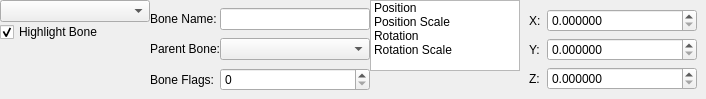
<?xml version="1.0" encoding="UTF-8"?>
<ui version="4.0">
 <class>ui::assets::studiomodel::StudioModelBonesPanel</class>
 <widget class="QWidget" name="ui::assets::studiomodel::StudioModelBonesPanel">
  <property name="geometry">
   <rect>
    <x>0</x>
    <y>0</y>
    <width>705</width>
    <height>90</height>
   </rect>
  </property>
  <property name="windowTitle">
   <string>Form</string>
  </property>
  <layout class="QGridLayout" name="gridLayout">
   <property name="leftMargin">
    <number>0</number>
   </property>
   <property name="topMargin">
    <number>0</number>
   </property>
   <property name="rightMargin">
    <number>0</number>
   </property>
   <property name="bottomMargin">
    <number>0</number>
   </property>
   <property name="spacing">
    <number>0</number>
   </property>
   <item row="0" column="0">
    <widget class="QComboBox" name="Bones">
     <property name="sizePolicy">
      <sizepolicy hsizetype="Fixed" vsizetype="Fixed">
       <horstretch>0</horstretch>
       <verstretch>0</verstretch>
      </sizepolicy>
     </property>
     <property name="minimumSize">
      <size>
       <width>150</width>
       <height>0</height>
      </size>
     </property>
     <property name="maximumSize">
      <size>
       <width>150</width>
       <height>16777215</height>
      </size>
     </property>
    </widget>
   </item>
   <item row="4" column="0">
    <spacer name="verticalSpacer_2">
     <property name="orientation">
      <enum>Qt::Vertical</enum>
     </property>
     <property name="sizeHint" stdset="0">
      <size>
       <width>20</width>
       <height>0</height>
      </size>
     </property>
    </spacer>
   </item>
   <item row="0" column="2" rowspan="3">
    <widget class="QListWidget" name="BonePropertyList">
     <property name="sizePolicy">
      <sizepolicy hsizetype="Fixed" vsizetype="Minimum">
       <horstretch>0</horstretch>
       <verstretch>0</verstretch>
      </sizepolicy>
     </property>
     <property name="minimumSize">
      <size>
       <width>150</width>
       <height>0</height>
      </size>
     </property>
     <property name="maximumSize">
      <size>
       <width>150</width>
       <height>16777215</height>
      </size>
     </property>
     <property name="verticalScrollBarPolicy">
      <enum>Qt::ScrollBarAlwaysOff</enum>
     </property>
     <property name="horizontalScrollBarPolicy">
      <enum>Qt::ScrollBarAlwaysOff</enum>
     </property>
     <property name="sizeAdjustPolicy">
      <enum>QAbstractScrollArea::AdjustToContentsOnFirstShow</enum>
     </property>
     <item>
      <property name="text">
       <string>Position</string>
      </property>
     </item>
     <item>
      <property name="text">
       <string>Position Scale</string>
      </property>
     </item>
     <item>
      <property name="text">
       <string>Rotation</string>
      </property>
     </item>
     <item>
      <property name="text">
       <string>Rotation Scale</string>
      </property>
     </item>
    </widget>
   </item>
   <item row="0" column="4">
    <spacer name="horizontalSpacer">
     <property name="orientation">
      <enum>Qt::Horizontal</enum>
     </property>
     <property name="sizeHint" stdset="0">
      <size>
       <width>0</width>
       <height>20</height>
      </size>
     </property>
    </spacer>
   </item>
   <item row="1" column="0">
    <widget class="QCheckBox" name="HighlightBone">
     <property name="text">
      <string>Highlight Bone</string>
     </property>
     <property name="checked">
      <bool>true</bool>
     </property>
    </widget>
   </item>
   <item row="0" column="1" rowspan="4">
    <layout class="QGridLayout" name="gridLayout_2">
     <item row="0" column="0">
      <widget class="QLabel" name="label">
       <property name="sizePolicy">
        <sizepolicy hsizetype="Fixed" vsizetype="Preferred">
         <horstretch>0</horstretch>
         <verstretch>0</verstretch>
        </sizepolicy>
       </property>
       <property name="text">
        <string>Bone Name:</string>
       </property>
      </widget>
     </item>
     <item row="1" column="0">
      <widget class="QLabel" name="label_2">
       <property name="sizePolicy">
        <sizepolicy hsizetype="Fixed" vsizetype="Preferred">
         <horstretch>0</horstretch>
         <verstretch>0</verstretch>
        </sizepolicy>
       </property>
       <property name="text">
        <string>Parent Bone:</string>
       </property>
      </widget>
     </item>
     <item row="2" column="0">
      <widget class="QLabel" name="label_3">
       <property name="sizePolicy">
        <sizepolicy hsizetype="Fixed" vsizetype="Preferred">
         <horstretch>0</horstretch>
         <verstretch>0</verstretch>
        </sizepolicy>
       </property>
       <property name="text">
        <string>Bone Flags:</string>
       </property>
      </widget>
     </item>
     <item row="0" column="1">
      <widget class="QLineEdit" name="BoneName">
       <property name="sizePolicy">
        <sizepolicy hsizetype="Fixed" vsizetype="Fixed">
         <horstretch>0</horstretch>
         <verstretch>0</verstretch>
        </sizepolicy>
       </property>
       <property name="minimumSize">
        <size>
         <width>150</width>
         <height>0</height>
        </size>
       </property>
       <property name="maximumSize">
        <size>
         <width>150</width>
         <height>16777215</height>
        </size>
       </property>
      </widget>
     </item>
     <item row="1" column="1">
      <widget class="QComboBox" name="ParentBone">
       <property name="sizePolicy">
        <sizepolicy hsizetype="Fixed" vsizetype="Fixed">
         <horstretch>0</horstretch>
         <verstretch>0</verstretch>
        </sizepolicy>
       </property>
       <property name="minimumSize">
        <size>
         <width>150</width>
         <height>0</height>
        </size>
       </property>
       <property name="maximumSize">
        <size>
         <width>150</width>
         <height>16777215</height>
        </size>
       </property>
      </widget>
     </item>
     <item row="2" column="1">
      <widget class="QSpinBox" name="BoneFlags">
       <property name="sizePolicy">
        <sizepolicy hsizetype="Fixed" vsizetype="Fixed">
         <horstretch>0</horstretch>
         <verstretch>0</verstretch>
        </sizepolicy>
       </property>
       <property name="minimumSize">
        <size>
         <width>150</width>
         <height>0</height>
        </size>
       </property>
       <property name="maximumSize">
        <size>
         <width>150</width>
         <height>16777215</height>
        </size>
       </property>
      </widget>
     </item>
    </layout>
   </item>
   <item row="2" column="0" rowspan="2">
    <spacer name="verticalSpacer">
     <property name="orientation">
      <enum>Qt::Vertical</enum>
     </property>
     <property name="sizeType">
      <enum>QSizePolicy::Expanding</enum>
     </property>
     <property name="sizeHint" stdset="0">
      <size>
       <width>20</width>
       <height>0</height>
      </size>
     </property>
    </spacer>
   </item>
   <item row="0" column="3" rowspan="4">
    <widget class="QStackedWidget" name="BonePropertyStack">
     <property name="sizePolicy">
      <sizepolicy hsizetype="Fixed" vsizetype="Minimum">
       <horstretch>0</horstretch>
       <verstretch>0</verstretch>
      </sizepolicy>
     </property>
     <property name="currentIndex">
      <number>0</number>
     </property>
     <widget class="QWidget" name="page">
      <property name="sizePolicy">
       <sizepolicy hsizetype="Preferred" vsizetype="Preferred">
        <horstretch>0</horstretch>
        <verstretch>0</verstretch>
       </sizepolicy>
      </property>
      <layout class="QGridLayout" name="gridLayout_3">
       <item row="1" column="0">
        <widget class="QLabel" name="label_5">
         <property name="sizePolicy">
          <sizepolicy hsizetype="Fixed" vsizetype="Preferred">
           <horstretch>0</horstretch>
           <verstretch>0</verstretch>
          </sizepolicy>
         </property>
         <property name="text">
          <string>Y:</string>
         </property>
        </widget>
       </item>
       <item row="0" column="1">
        <widget class="QDoubleSpinBox" name="PositionX">
         <property name="sizePolicy">
          <sizepolicy hsizetype="Fixed" vsizetype="Fixed">
           <horstretch>0</horstretch>
           <verstretch>0</verstretch>
          </sizepolicy>
         </property>
         <property name="minimumSize">
          <size>
           <width>150</width>
           <height>0</height>
          </size>
         </property>
         <property name="maximumSize">
          <size>
           <width>150</width>
           <height>16777215</height>
          </size>
         </property>
         <property name="decimals">
          <number>6</number>
         </property>
        </widget>
       </item>
       <item row="0" column="0">
        <widget class="QLabel" name="label_4">
         <property name="sizePolicy">
          <sizepolicy hsizetype="Fixed" vsizetype="Preferred">
           <horstretch>0</horstretch>
           <verstretch>0</verstretch>
          </sizepolicy>
         </property>
         <property name="text">
          <string>X:</string>
         </property>
        </widget>
       </item>
       <item row="2" column="0">
        <widget class="QLabel" name="label_6">
         <property name="sizePolicy">
          <sizepolicy hsizetype="Fixed" vsizetype="Preferred">
           <horstretch>0</horstretch>
           <verstretch>0</verstretch>
          </sizepolicy>
         </property>
         <property name="text">
          <string>Z:</string>
         </property>
        </widget>
       </item>
       <item row="1" column="1">
        <widget class="QDoubleSpinBox" name="PositionY">
         <property name="sizePolicy">
          <sizepolicy hsizetype="Fixed" vsizetype="Fixed">
           <horstretch>0</horstretch>
           <verstretch>0</verstretch>
          </sizepolicy>
         </property>
         <property name="minimumSize">
          <size>
           <width>150</width>
           <height>0</height>
          </size>
         </property>
         <property name="maximumSize">
          <size>
           <width>150</width>
           <height>16777215</height>
          </size>
         </property>
         <property name="decimals">
          <number>6</number>
         </property>
        </widget>
       </item>
       <item row="2" column="1">
        <widget class="QDoubleSpinBox" name="PositionZ">
         <property name="sizePolicy">
          <sizepolicy hsizetype="Fixed" vsizetype="Fixed">
           <horstretch>0</horstretch>
           <verstretch>0</verstretch>
          </sizepolicy>
         </property>
         <property name="minimumSize">
          <size>
           <width>150</width>
           <height>0</height>
          </size>
         </property>
         <property name="maximumSize">
          <size>
           <width>150</width>
           <height>16777215</height>
          </size>
         </property>
         <property name="decimals">
          <number>6</number>
         </property>
        </widget>
       </item>
      </layout>
     </widget>
     <widget class="QWidget" name="page_2">
      <layout class="QGridLayout" name="gridLayout_4">
       <item row="1" column="0">
        <widget class="QLabel" name="label_8">
         <property name="sizePolicy">
          <sizepolicy hsizetype="Fixed" vsizetype="Preferred">
           <horstretch>0</horstretch>
           <verstretch>0</verstretch>
          </sizepolicy>
         </property>
         <property name="text">
          <string>Y:</string>
         </property>
        </widget>
       </item>
       <item row="2" column="0">
        <widget class="QLabel" name="label_9">
         <property name="sizePolicy">
          <sizepolicy hsizetype="Fixed" vsizetype="Preferred">
           <horstretch>0</horstretch>
           <verstretch>0</verstretch>
          </sizepolicy>
         </property>
         <property name="text">
          <string>Z:</string>
         </property>
        </widget>
       </item>
       <item row="0" column="0">
        <widget class="QLabel" name="label_7">
         <property name="sizePolicy">
          <sizepolicy hsizetype="Fixed" vsizetype="Preferred">
           <horstretch>0</horstretch>
           <verstretch>0</verstretch>
          </sizepolicy>
         </property>
         <property name="text">
          <string>X:</string>
         </property>
        </widget>
       </item>
       <item row="0" column="1">
        <widget class="QDoubleSpinBox" name="PositionScaleX">
         <property name="sizePolicy">
          <sizepolicy hsizetype="Fixed" vsizetype="Fixed">
           <horstretch>0</horstretch>
           <verstretch>0</verstretch>
          </sizepolicy>
         </property>
         <property name="minimumSize">
          <size>
           <width>150</width>
           <height>0</height>
          </size>
         </property>
         <property name="maximumSize">
          <size>
           <width>150</width>
           <height>16777215</height>
          </size>
         </property>
         <property name="decimals">
          <number>6</number>
         </property>
        </widget>
       </item>
       <item row="1" column="1">
        <widget class="QDoubleSpinBox" name="PositionScaleY">
         <property name="sizePolicy">
          <sizepolicy hsizetype="Fixed" vsizetype="Fixed">
           <horstretch>0</horstretch>
           <verstretch>0</verstretch>
          </sizepolicy>
         </property>
         <property name="minimumSize">
          <size>
           <width>150</width>
           <height>0</height>
          </size>
         </property>
         <property name="maximumSize">
          <size>
           <width>150</width>
           <height>16777215</height>
          </size>
         </property>
         <property name="decimals">
          <number>6</number>
         </property>
        </widget>
       </item>
       <item row="2" column="1">
        <widget class="QDoubleSpinBox" name="PositionScaleZ">
         <property name="sizePolicy">
          <sizepolicy hsizetype="Fixed" vsizetype="Fixed">
           <horstretch>0</horstretch>
           <verstretch>0</verstretch>
          </sizepolicy>
         </property>
         <property name="minimumSize">
          <size>
           <width>150</width>
           <height>0</height>
          </size>
         </property>
         <property name="maximumSize">
          <size>
           <width>150</width>
           <height>16777215</height>
          </size>
         </property>
         <property name="decimals">
          <number>6</number>
         </property>
        </widget>
       </item>
      </layout>
     </widget>
     <widget class="QWidget" name="page_3">
      <layout class="QGridLayout" name="gridLayout_5">
       <item row="1" column="0">
        <widget class="QLabel" name="label_11">
         <property name="sizePolicy">
          <sizepolicy hsizetype="Fixed" vsizetype="Preferred">
           <horstretch>0</horstretch>
           <verstretch>0</verstretch>
          </sizepolicy>
         </property>
         <property name="text">
          <string>Y:</string>
         </property>
        </widget>
       </item>
       <item row="2" column="0">
        <widget class="QLabel" name="label_12">
         <property name="sizePolicy">
          <sizepolicy hsizetype="Fixed" vsizetype="Preferred">
           <horstretch>0</horstretch>
           <verstretch>0</verstretch>
          </sizepolicy>
         </property>
         <property name="text">
          <string>Z:</string>
         </property>
        </widget>
       </item>
       <item row="0" column="0">
        <widget class="QLabel" name="label_10">
         <property name="sizePolicy">
          <sizepolicy hsizetype="Fixed" vsizetype="Preferred">
           <horstretch>0</horstretch>
           <verstretch>0</verstretch>
          </sizepolicy>
         </property>
         <property name="text">
          <string>X:</string>
         </property>
        </widget>
       </item>
       <item row="0" column="1">
        <widget class="QDoubleSpinBox" name="RotationX">
         <property name="sizePolicy">
          <sizepolicy hsizetype="Fixed" vsizetype="Fixed">
           <horstretch>0</horstretch>
           <verstretch>0</verstretch>
          </sizepolicy>
         </property>
         <property name="minimumSize">
          <size>
           <width>150</width>
           <height>0</height>
          </size>
         </property>
         <property name="maximumSize">
          <size>
           <width>150</width>
           <height>16777215</height>
          </size>
         </property>
         <property name="decimals">
          <number>6</number>
         </property>
        </widget>
       </item>
       <item row="1" column="1">
        <widget class="QDoubleSpinBox" name="RotationY">
         <property name="sizePolicy">
          <sizepolicy hsizetype="Fixed" vsizetype="Fixed">
           <horstretch>0</horstretch>
           <verstretch>0</verstretch>
          </sizepolicy>
         </property>
         <property name="minimumSize">
          <size>
           <width>150</width>
           <height>0</height>
          </size>
         </property>
         <property name="maximumSize">
          <size>
           <width>150</width>
           <height>16777215</height>
          </size>
         </property>
         <property name="decimals">
          <number>6</number>
         </property>
        </widget>
       </item>
       <item row="2" column="1">
        <widget class="QDoubleSpinBox" name="RotationZ">
         <property name="sizePolicy">
          <sizepolicy hsizetype="Fixed" vsizetype="Fixed">
           <horstretch>0</horstretch>
           <verstretch>0</verstretch>
          </sizepolicy>
         </property>
         <property name="minimumSize">
          <size>
           <width>150</width>
           <height>0</height>
          </size>
         </property>
         <property name="maximumSize">
          <size>
           <width>150</width>
           <height>16777215</height>
          </size>
         </property>
         <property name="decimals">
          <number>6</number>
         </property>
        </widget>
       </item>
      </layout>
     </widget>
     <widget class="QWidget" name="page_4">
      <layout class="QGridLayout" name="gridLayout_6">
       <item row="0" column="0">
        <widget class="QLabel" name="label_13">
         <property name="sizePolicy">
          <sizepolicy hsizetype="Fixed" vsizetype="Preferred">
           <horstretch>0</horstretch>
           <verstretch>0</verstretch>
          </sizepolicy>
         </property>
         <property name="text">
          <string>X:</string>
         </property>
        </widget>
       </item>
       <item row="0" column="1">
        <widget class="QDoubleSpinBox" name="RotationScaleX">
         <property name="sizePolicy">
          <sizepolicy hsizetype="Fixed" vsizetype="Fixed">
           <horstretch>0</horstretch>
           <verstretch>0</verstretch>
          </sizepolicy>
         </property>
         <property name="minimumSize">
          <size>
           <width>150</width>
           <height>0</height>
          </size>
         </property>
         <property name="maximumSize">
          <size>
           <width>150</width>
           <height>16777215</height>
          </size>
         </property>
         <property name="decimals">
          <number>6</number>
         </property>
        </widget>
       </item>
       <item row="1" column="0">
        <widget class="QLabel" name="label_15">
         <property name="sizePolicy">
          <sizepolicy hsizetype="Fixed" vsizetype="Preferred">
           <horstretch>0</horstretch>
           <verstretch>0</verstretch>
          </sizepolicy>
         </property>
         <property name="text">
          <string>Y:</string>
         </property>
        </widget>
       </item>
       <item row="1" column="1">
        <widget class="QDoubleSpinBox" name="RotationScaleY">
         <property name="sizePolicy">
          <sizepolicy hsizetype="Fixed" vsizetype="Fixed">
           <horstretch>0</horstretch>
           <verstretch>0</verstretch>
          </sizepolicy>
         </property>
         <property name="minimumSize">
          <size>
           <width>150</width>
           <height>0</height>
          </size>
         </property>
         <property name="maximumSize">
          <size>
           <width>150</width>
           <height>16777215</height>
          </size>
         </property>
         <property name="decimals">
          <number>6</number>
         </property>
        </widget>
       </item>
       <item row="2" column="0">
        <widget class="QLabel" name="label_14">
         <property name="sizePolicy">
          <sizepolicy hsizetype="Fixed" vsizetype="Preferred">
           <horstretch>0</horstretch>
           <verstretch>0</verstretch>
          </sizepolicy>
         </property>
         <property name="text">
          <string>Z:</string>
         </property>
        </widget>
       </item>
       <item row="2" column="1">
        <widget class="QDoubleSpinBox" name="RotationScaleZ">
         <property name="sizePolicy">
          <sizepolicy hsizetype="Fixed" vsizetype="Fixed">
           <horstretch>0</horstretch>
           <verstretch>0</verstretch>
          </sizepolicy>
         </property>
         <property name="minimumSize">
          <size>
           <width>150</width>
           <height>0</height>
          </size>
         </property>
         <property name="maximumSize">
          <size>
           <width>150</width>
           <height>16777215</height>
          </size>
         </property>
         <property name="decimals">
          <number>6</number>
         </property>
        </widget>
       </item>
      </layout>
     </widget>
    </widget>
   </item>
  </layout>
 </widget>
 <resources/>
 <connections/>
</ui>
